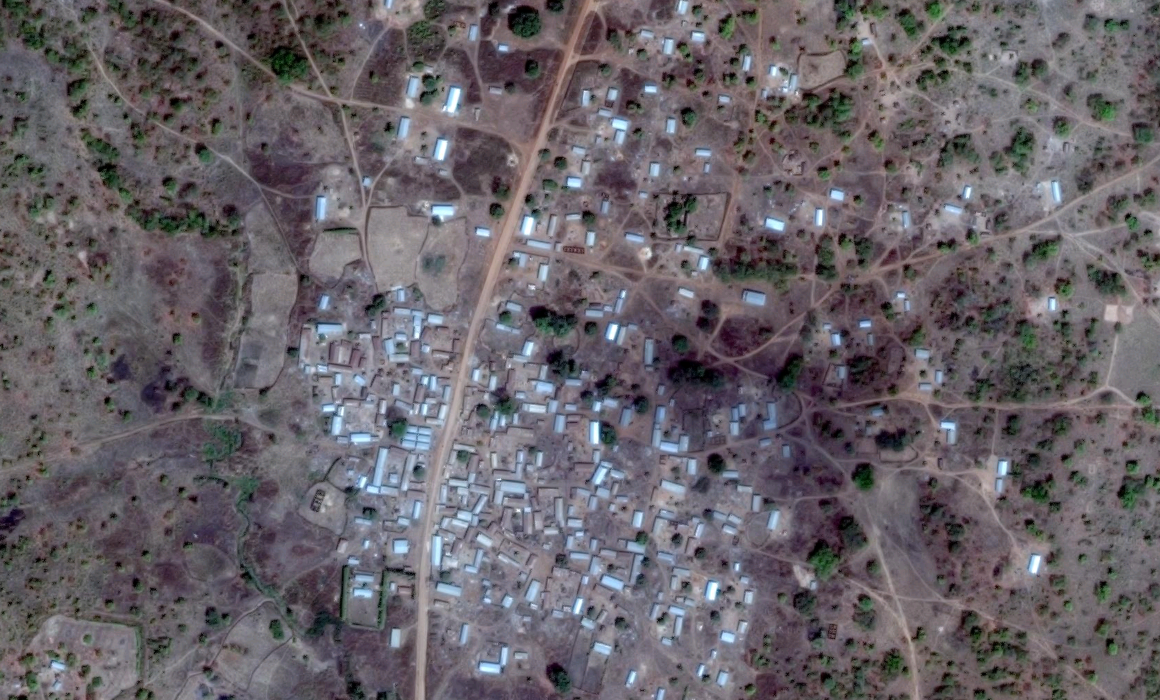
#> input picture counting_houses/test_with_photos/casas3.png, 1160 x 700 px; the run also reads 2 pictures not shown here
$ python formas.py
#> lines starting #> are read from the running program, lines starting #| are printed output that depends on the picture
# Cargar OpenCV
import cv2
import argparse
import imutils
# Sirve para operar con cualquier dato numérico
import numpy as np


# Leer las imágenes que vamos a comparar
# Imagen sobre la que vamos a detectar si existe otra imagen
img_rgb = cv2.imread('casas3.png')
#> img_rgb is the input picture: shape (700, 1160, 3); mean B, G, R 103.7, 97.9, 102.9

# Imagen que comprobamos si existe en la imagen Todo

template = cv2.imread('detm.png')
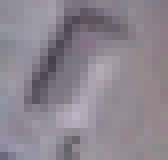
#> input picture counting_houses/test_with_photos/detm.png, 21 x 20 px (shown 8 times larger)
#> template is the input picture: shape (20, 21, 3); mean B, G, R 143.4, 133.2, 140.3
template2= cv2.imread('det.png')
template3= cv2.imread('det2.png')
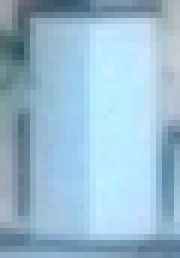
#> input picture counting_houses/test_with_photos/det2.png, 30 x 43 px (shown 6 times larger)
#> template3 is the input picture: shape (43, 30, 3); mean B, G, R 209.9, 187.7, 153.4
template4= cv2.imread('detm2.png')
template5= cv2.imread('detm3.png')

imageList = []
imageList.append(template)
imageList.append(template2)
imageList.append(template3)
imageList.append(template4)
imageList.append(template5)


height, width, channels = template.shape
#> height = 20; width = 21; channels = 3
rotated = img_rgb

#select method
girarImagen = False

if(girarImagen == True):
    for angle in np.arange(0,360,15):
        rotated = imutils.rotate(img_rgb, angle)
        height, width, channels = rotated.shape


        # Tamaño de la imagen 1.jpg
        w, h = template.shape[:-1]

       # Función que sirve para detectar si una imagen está contenida en otra
        res = cv2.matchTemplate(rotated, template, cv2.TM_CCOEFF_NORMED)

     # Umbral admitido
        threshold = .7

        # Si está dentro del umbral, crear un cuadrado sobre la imagen contenida en la imagen Todo
        loc = np.where(res >= threshold)
        for pt in zip(*loc[::-1]):  #  Cambiar columnas y filas
            cv2.rectangle(rotated, pt, (pt[0] + w, pt[1] + h), (0, 0, 0), 1)

        cv2.imshow("rotation",rotated)
        cv2.waitKey(0)


if(girarImagen == False):
    for template in imageList:
#> (the run stopped early here; a loop or call above may not have finished)
